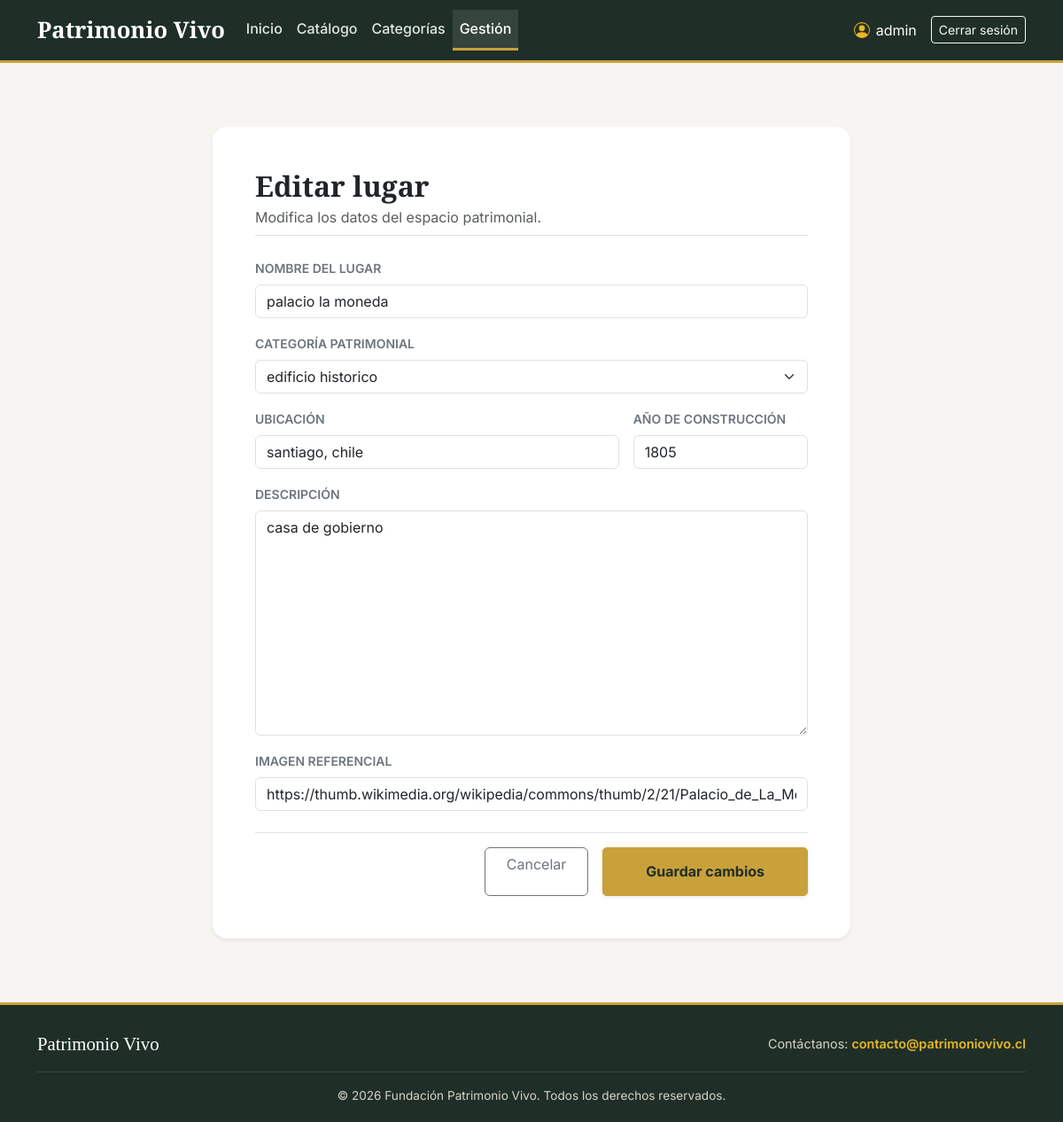
The app's page /gestion/1/editar/ (signed in), older data.
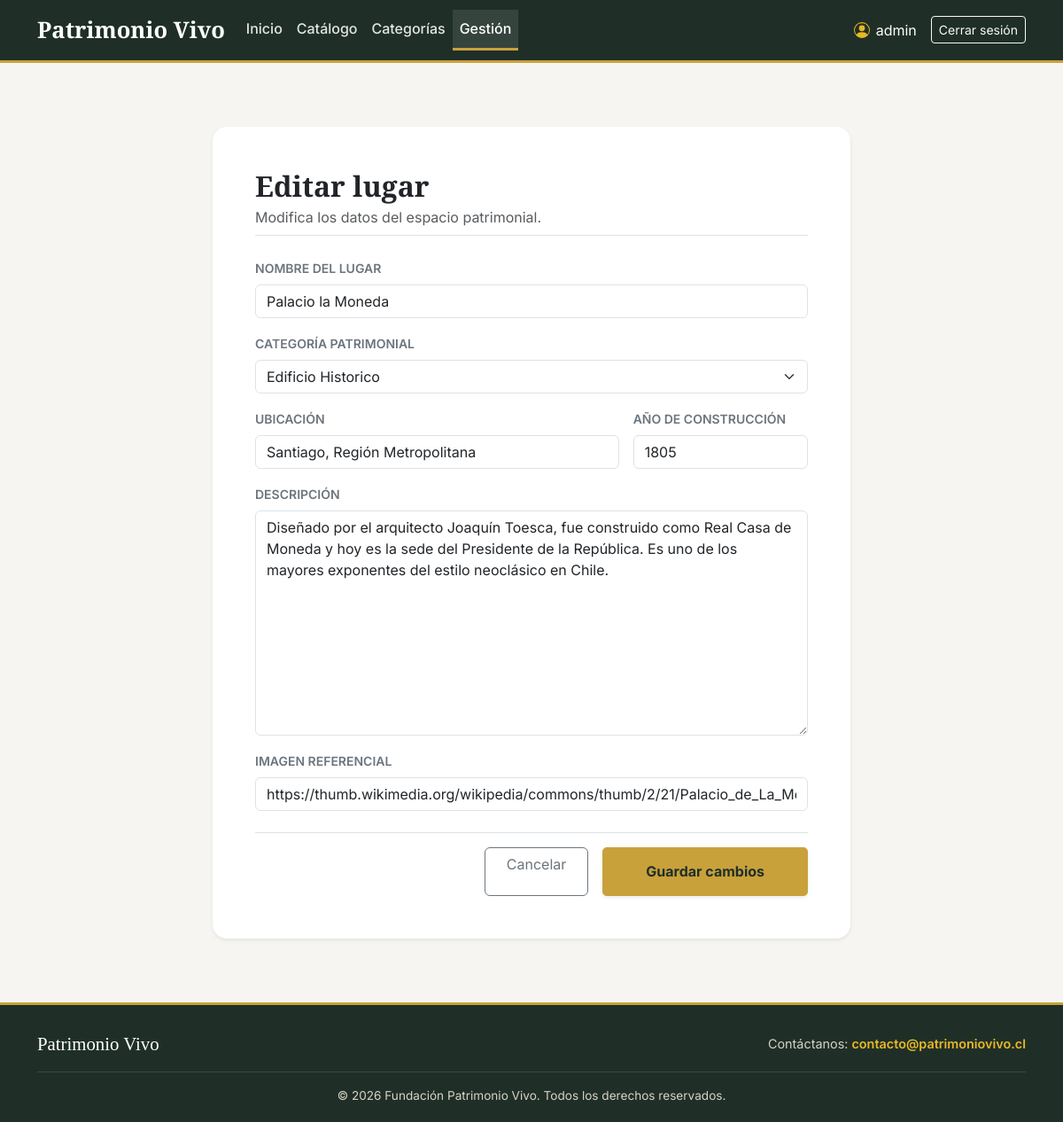
The same page, newer data.
### core/models.py (models this page shows, shortened)
class LugarPatrimonial(models.Model):
    id = models.BigAutoField(primary_key=True)
    nombre = models.CharField(max_length=150)
    descripcion = models.TextField()
    ubicacion = models.CharField(max_length=200)
    anio_construccion = models.PositiveIntegerField()
    imagen = models.URLField(blank=True)
    categoria = models.ForeignKey(
        Categoria, on_delete=models.PROTECT, related_name='lugares'
    )

### core/views.py (the view)
# urls.py: path('gestion/<int:pk>/editar/', views.lugar_editar, name='lugar_editar'),
@login_required
@permission_required('core.change_lugarpatrimonial', raise_exception=True)
def lugar_editar(request, pk):
    lugar = get_object_or_404(LugarPatrimonial, pk=pk)
    if request.method == 'POST':
        form = LugarForm(request.POST, instance=lugar)
        if form.is_valid():
            form.save()
            messages.success(request, 'Lugar actualizado correctamente.')
            return redirect('gestion')
    else:
        form = LugarForm(instance=lugar)
    return render(request, 'core/lugar_form.html', {'form': form, 'titulo': 'Editar lugar'})

### core/forms.py
class LugarForm(forms.ModelForm):
    class Meta:
        model = LugarPatrimonial
        fields = ['nombre', 'descripcion', 'ubicacion', 'anio_construccion', 'imagen', 'categoria']
    def __init__(self, *args, **kwargs):
        super().__init__(*args, **kwargs)
        for nombre, campo in self.fields.items():
            campo.widget.attrs['class'] = 'form-select' if nombre == 'categoria' else 'form-control'

### core/models.py (called while the page is built)
    def __str__(self):
        return self.nombre

### core/templates/core/lugar_form.html (shortened to what this page needs)
{% extends 'core/base.html' %}
{% block content %}
<div class="container my-5">
    <div class="row justify-content-center">
        <div class="col-lg-8 col-md-10">
            <div class="card border-0 shadow-sm rounded-4 p-4 p-md-5 bg-white">
                <div class="mb-4 pb-2 border-bottom">
                    <h2 class="fw-bold text-dark mb-1">{{ titulo }}</h2>
                    <p class="text-muted mb-0">
                        {% if form.instance.pk %}
                            Modifica los datos del espacio patrimonial.
                        {% else %}
                            Completa los datos para registrar un nuevo espacio patrimonial.
                        {% endif %}
                    </p>
                </div>
                <form method="post" >
                    <div class="row g-3">
                        <div class="col-md-12">
                            <label class="form-label fw-semibold text-secondary small text-uppercase">Nombre del lugar</label>
                            {{ form.nombre }}
                        </div>
                        <div class="col-md-12">
                            <label class="form-label fw-semibold text-secondary small text-uppercase">Categoría patrimonial</label>
                            {{ form.categoria }}
                        </div>
                        <div class="col-md-8">
                            <label class="form-label fw-semibold text-secondary small text-uppercase">Ubicación</label>
                            {{ form.ubicacion }}
                        </div>
                        <div class="col-md-4">
                            <label class="form-label fw-semibold text-secondary small text-uppercase">Año de construcción</label>
                            {{ form.anio_construccion }}
                        </div>
                        <div class="col-md-12">
                            <label class="form-label fw-semibold text-secondary small text-uppercase">Descripción</label>
                            {{ form.descripcion }}
                        </div>
                        {% if form.imagen %}
                        <div class="col-md-12">
                            <label class="form-label fw-semibold text-secondary small text-uppercase">Imagen referencial</label>
                            {{ form.imagen }}
                        </div>
                        {% endif %}
                    </div>
                    <div class="d-flex justify-content-end gap-3 mt-4 pt-3 border-top">
                        <a href="{% url 'gestion' %}" class="btn btn-outline-secondary px-4">Cancelar</a>
                        <button type="submit" class="btn btn-orange px-5 shadow-sm">
                            {% if form.instance.pk %}Guardar cambios{% else %}Guardar lugar{% endif %}
                        </button>
                    </div>
                </form>
            </div>
        </div>
    </div>
</div>
{% endblock %}

Row changes from the older to the newer data that the page shows:
changed LugarPatrimonial: nombre "palacio la moneda" → "Palacio la Moneda"; categoria "edificio historico" → "Edificio Historico"; ubicacion "santiago, chile" → "Santiago, Región Metropolitana"; descripcion "casa de gobierno" → "Diseñado por el arquitecto Joaquín Toesca, fue construido como Real Casa de Moneda y hoy es la sede del Presidente de la República. Es uno de los mayores exponentes del estilo neoclásico en Chile."
